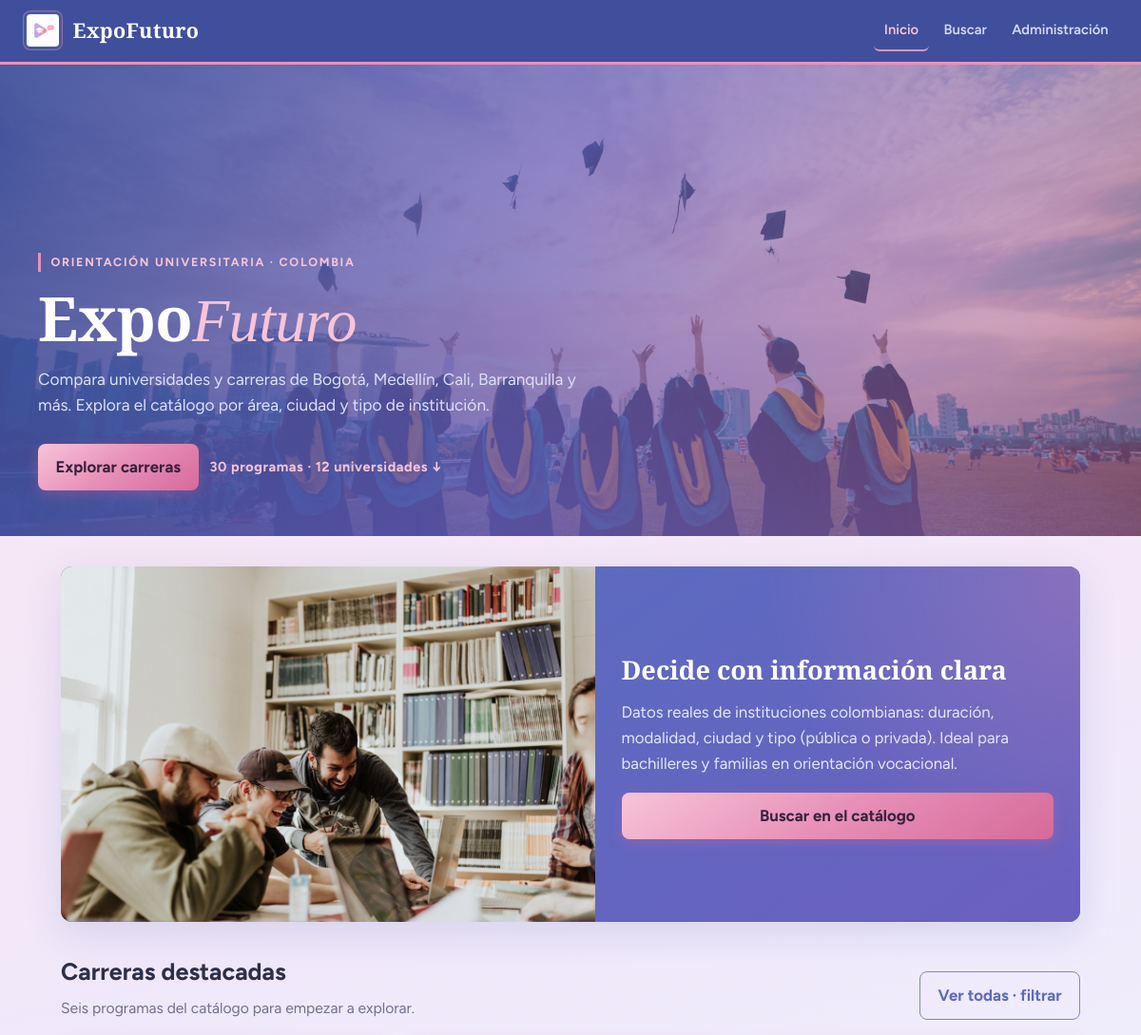
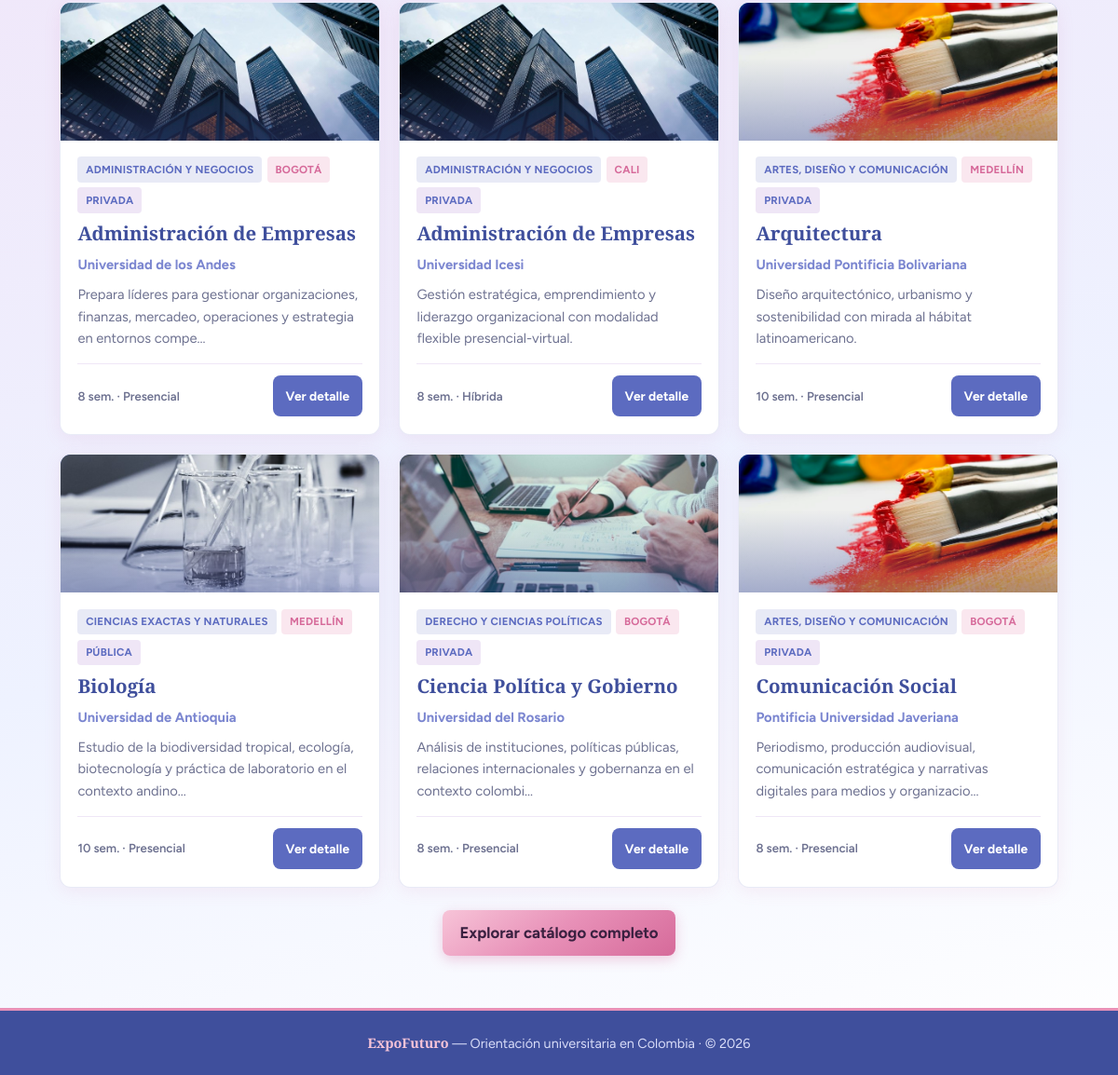
The page / on the database its author committed (2 pictures, top to bottom).
### tables this page shows
CREATE TABLE carrera (
  id_carrera INT UNSIGNED AUTO_INCREMENT PRIMARY KEY,
  nombre VARCHAR(200) NOT NULL,
  id_area INT UNSIGNED NOT NULL,
  duracion_semestres TINYINT UNSIGNED NOT NULL,
  modalidad VARCHAR(80) NOT NULL,
  descripcion TEXT NULL,
  id_universidad INT UNSIGNED NOT NULL,
  FOREIGN KEY (id_area) REFERENCES area(id_area),
  FOREIGN KEY (id_universidad) REFERENCES universidad(id_universidad)
);

CREATE TABLE area (
  id_area INT UNSIGNED AUTO_INCREMENT PRIMARY KEY,
  nombre VARCHAR(100) NOT NULL UNIQUE
);

CREATE TABLE universidad (
  id_universidad INT UNSIGNED AUTO_INCREMENT PRIMARY KEY,
  nombre VARCHAR(200) NOT NULL,
  ciudad VARCHAR(100) NOT NULL,
  tipo ENUM('publica', 'privada') NOT NULL,
  sitio_web VARCHAR(255) NULL,
  descripcion TEXT NULL,
  logo_url VARCHAR(255) NULL
);

### includes/funciones.php (called while the page is built, shortened)
<?php
function e($texto) {
    return htmlspecialchars((string) $texto, ENT_QUOTES, "UTF-8");
}
function imagenArea($nombreArea, $prefijo = "") {
    $mapa = [
        "Ingeniería" => "area-ingenieria.jpg",
        "Ciencias de la Salud" => "area-salud.jpg",
        "Ciencias Sociales y Humanidades" => "area-sociales.jpg",
        "Ciencias Sociales" => "area-sociales.jpg",
        "Artes, Diseño y Comunicación" => "area-artes.jpg",
        "Artes y Diseño" => "area-artes.jpg",
        "Administración y Negocios" => "area-negocios.jpg",
        "Ciencias Exactas y Naturales" => "area-exactas.jpg",
        "Ciencias Exactas" => "area-exactas.jpg",
        "Derecho y Ciencias Políticas" => "area-sociales.jpg",
    ];
    $archivo = $mapa[$nombreArea] ?? "campus-biblioteca.jpg";
    return $prefijo . "img/" . $archivo;
}
function etiquetaTipo($tipo) {
    return $tipo === "publica" ? "Pública" : "Privada";
}

### index.php (the view, shortened to what this page needs)
<?php
require_once __DIR__ . "/includes/conexion.php";
require_once __DIR__ . "/includes/funciones.php";
$carreras = $mysqli->query(
    "SELECT c.id_carrera, c.nombre AS carrera, c.duracion_semestres, c.modalidad, c.descripcion,
            a.nombre AS area, u.nombre AS universidad, u.ciudad, u.tipo
     FROM carrera c
     INNER JOIN area a ON a.id_area = c.id_area
     INNER JOIN universidad u ON u.id_universidad = c.id_universidad
     ORDER BY c.nombre ASC
     LIMIT 6"
)->fetch_all(MYSQLI_ASSOC);
$totalUni = (int) $mysqli->query("SELECT COUNT(*) AS c FROM universidad")->fetch_assoc()["c"];
$totalCarrerasDb = (int) $mysqli->query("SELECT COUNT(*) AS c FROM carrera")->fetch_assoc()["c"];
require __DIR__ . "/includes/header.php";
?>
<section class="hero">
    <div class="hero-bg">
        <img src="img/hero-campus.jpg" alt="Campus universitario" width="1600" height="1067">
    </div>
    <div class="hero-inner">
        <p class="hero-eyebrow">Orientación universitaria · Colombia</p>
        <h1>Expo<em>Futuro</em></h1>
        <p class="hero-lead">Compara universidades y carreras de Bogotá, Medellín, Cali, Barranquilla y más. Explora el catálogo por área, ciudad y tipo de institución.</p>
        <div class="hero-actions">
            <a class="btn btn-dorado" href="buscar.php">Explorar carreras</a>
            <a class="hero-scroll" href="#destacadas"><?= $totalCarrerasDb ?> programas · <?= $totalUni ?> universidades ↓</a>
        </div>
    </div>
</section>
<main class="contenedor">
    <section class="spotlight" aria-label="Por qué ExpoFuturo">
        <div class="spotlight-img">
            <img src="img/estudiantes.jpg" alt="Estudiantes en campus" width="1200" height="800">
        </div>
        <div class="spotlight-txt">
            <h2>Decide con información clara</h2>
            <p>Datos reales de instituciones colombianas: duración, modalidad, ciudad y tipo (pública o privada). Ideal para bachilleres y familias en orientación vocacional.</p>
            <a class="btn btn-dorado" href="buscar.php">Buscar en el catálogo</a>
        </div>
    </section>
    <section id="destacadas" aria-labelledby="destacadas-titulo">
        <div class="destacadas-head">
            <div>
                <h2 id="destacadas-titulo">Carreras destacadas</h2>
                <p class="seccion-sub">Seis programas del catálogo para empezar a explorar.</p>
            </div>
            <a class="btn btn-outline" href="buscar.php">Ver todas · filtrar</a>
        </div>
        <?php if (count($carreras) === 0): ?>
            <div class="vacio">
                <div class="vacio-icon" aria-hidden="true">?</div>
                <h3>Aún no hay carreras publicadas</h3>
                <p>Cuando el catálogo tenga programas, aparecerán aquí.</p>
            </div>
        <?php else: ?>
            <div class="rejilla">
                <?php foreach ($carreras as $carrera): ?>
                    <article class="tarjeta">
                        <div class="tarjeta-media">
                            <img src="<?= e(imagenArea($carrera["area"])) ?>" alt="" width="800" height="534" loading="lazy">
                        </div>
                        <div class="tarjeta-body">
                            <div class="meta">
                                <span class="badge badge-navy"><?= e($carrera["area"]) ?></span>
                                <span class="badge badge-gold"><?= e($carrera["ciudad"]) ?></span>
                                <span class="badge"><?= e(etiquetaTipo($carrera["tipo"])) ?></span>
                            </div>
                            <h3><?= e($carrera["carrera"]) ?></h3>
                            <p class="tarjeta-uni"><?= e($carrera["universidad"]) ?></p>
                            <p class="tarjeta-desc"><?= e(mb_strimwidth($carrera["descripcion"] ?? "", 0, 110, "…")) ?></p>
                            <div class="tarjeta-foot">
                                <span class="tarjeta-meta"><?= (int) $carrera["duracion_semestres"] ?> sem. · <?= e($carrera["modalidad"]) ?></span>
                                <a class="btn btn-navy btn-sm" href="carrera.php?id=<?= (int) $carrera["id_carrera"] ?>">Ver detalle</a>
                            </div>
                        </div>
                    </article>
                <?php endforeach; ?>
            </div>
            <p style="text-align:center;margin-top:1.5rem;">
                <a class="btn btn-dorado" href="buscar.php">Explorar catálogo completo</a>
            </p>
        <?php endif; ?>
    </section>
</main>
<?php require __DIR__ . "/includes/footer.php"; ?>

### includes/header.php (shortened to what this page needs)
<?php
$paginaActual = basename($_SERVER["PHP_SELF"] ?? "index.php");
?>
<!DOCTYPE html>
<html lang="es">
<head>
    <link rel="stylesheet" href="css/estilos.css?v=4">
</head>
<body>
<header>
    <nav class="nav nav-publica">
        <a href="index.php" class="nav-marca">
            <img src="img/logo.png" alt="Logo ExpoFuturo">
            <span>ExpoFuturo</span>
        </a>
        <div class="nav-links" id="navLinks">
            <a href="index.php" class="<?= $paginaActual === "index.php" ? "activo" : "" ?>">Inicio</a>
            <a href="buscar.php" class="<?= $paginaActual === "buscar.php" ? "activo" : "" ?>">Buscar</a>
            <a href="admin/login.php">Administración</a>
        </div>
    </nav>
</header>

### includes/footer.php (shortened to what this page needs)
<footer class="pie">
    <p><strong>ExpoFuturo</strong> — Orientación universitaria en Colombia · &copy; <?= date("Y") ?></p>
</footer>
</body>
</html>

### rows shown on the page
carrera: id_area.nombre "ADMINISTRACIÓN Y NEGOCIOS", id_universidad.ciudad "BOGOTÁ", id_universidad.tipo "PRIVADA", nombre "Administración de Empresas", id_universidad.nombre "Universidad de los Andes", descripcion "Prepara líderes para gestionar organizaciones, finanzas, mercadeo, operaciones y estrategia en entornos compe…", duracion_semestres "8", modalidad "Presencial"
carrera: id_area.nombre "ADMINISTRACIÓN Y NEGOCIOS", id_universidad.ciudad "CALI", id_universidad.tipo "PRIVADA", nombre "Administración de Empresas", id_universidad.nombre "Universidad Icesi", descripcion "Gestión estratégica, emprendimiento y liderazgo organizacional con modalidad flexible presencial-virtual.", duracion_semestres "8", modalidad "Híbrida"
carrera: id_area.nombre "ARTES, DISEÑO Y COMUNICACIÓN", id_universidad.ciudad "MEDELLÍN", id_universidad.tipo "PRIVADA", nombre "Arquitectura", id_universidad.nombre "Universidad Pontificia Bolivariana", descripcion "Diseño arquitectónico, urbanismo y sostenibilidad con mirada al hábitat latinoamericano.", duracion_semestres "10", modalidad "Presencial"
carrera: shows a picture, id_area.nombre "CIENCIAS EXACTAS Y NATURALES", id_universidad.ciudad "MEDELLÍN", id_universidad.tipo "PÚBLICA", nombre "Biología", id_universidad.nombre "Universidad de Antioquia", descripcion "Estudio de la biodiversidad tropical, ecología, biotecnología y práctica de laboratorio en el contexto andino…", duracion_semestres "10", modalidad "Presencial"
carrera: shows a picture, id_area.nombre "DERECHO Y CIENCIAS POLÍTICAS", id_universidad.ciudad "BOGOTÁ", id_universidad.tipo "PRIVADA", nombre "Ciencia Política y Gobierno", id_universidad.nombre "Universidad del Rosario", descripcion "Análisis de instituciones, políticas públicas, relaciones internacionales y gobernanza en el contexto colombi…", duracion_semestres "8", modalidad "Presencial"
carrera: id_area.nombre "ARTES, DISEÑO Y COMUNICACIÓN", id_universidad.ciudad "BOGOTÁ", id_universidad.tipo "PRIVADA", nombre "Comunicación Social", id_universidad.nombre "Pontificia Universidad Javeriana", descripcion "Periodismo, producción audiovisual, comunicación estratégica y narrativas digitales para medios y organizacio…", duracion_semestres "8", modalidad "Presencial"

### other values the page prints
$totalCarrerasDb "30"
$totalUni "12"
